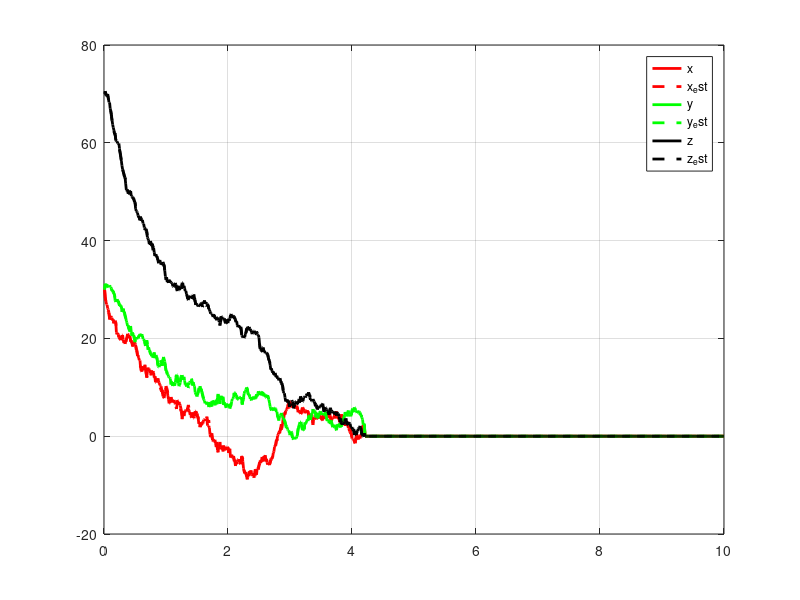
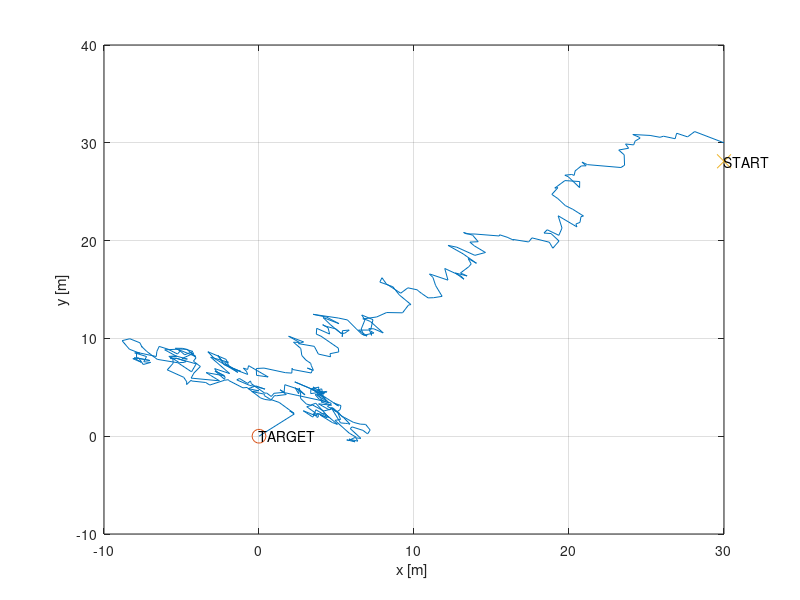
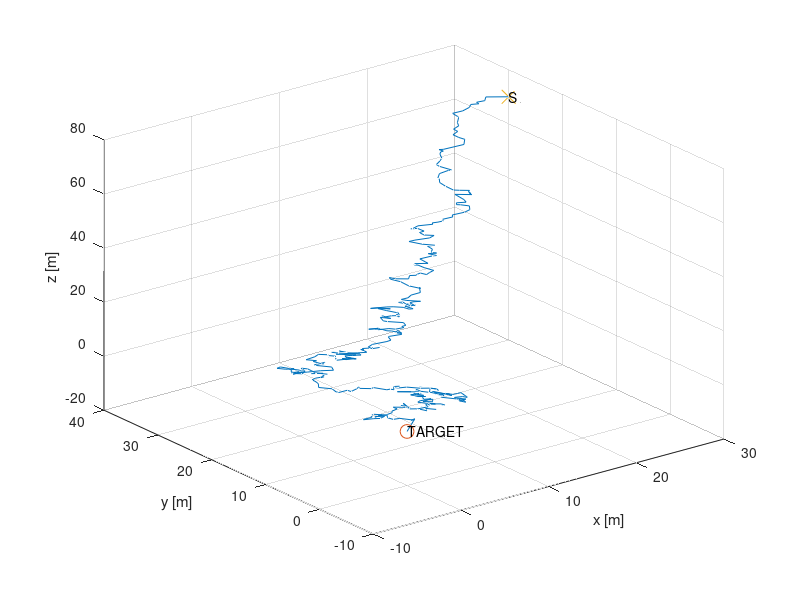
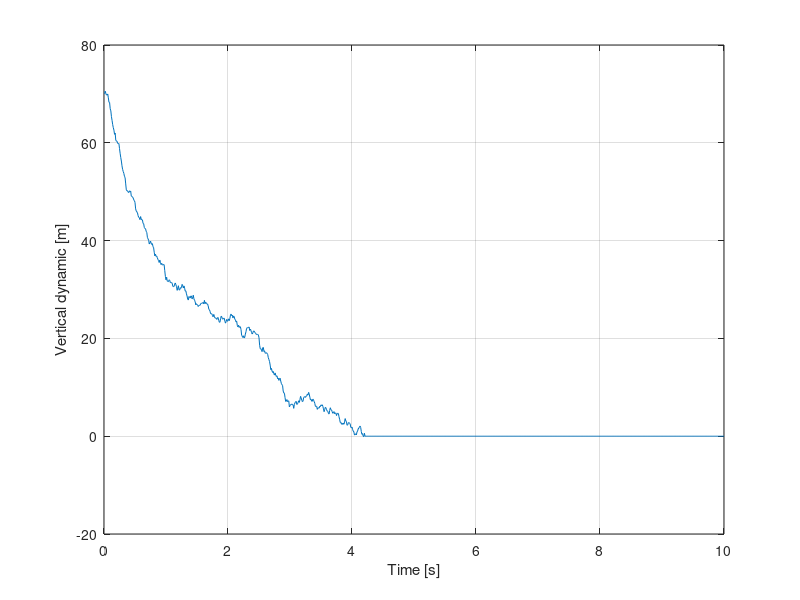

MATLAB code for these plots, in order:
clear all;
close all;
clc;

%% Initialization
set(0,'DefaultFigureWindowStyle','docked');
rng(3)

linewidth = 2;
marker_size = 10;

dt = 0.01; % [s]
sim_t = 10; % [s]
T = sim_t/dt; % number of iterations
t_vect = dt:dt:sim_t;

x = zeros(3,T); % chute position
u = zeros(3,T); % input matrix
x(:, 1) = [30 30 70]; % initial state
x_est = zeros(3,T);
x_est(:,1) = x(:,1);
P_est = zeros(3,3);
target = [0,0,0]';

% State covariance matrix
R_GPS = rand(3,3)-0.5;
R_GPS = R_GPS*R_GPS'; % bisogna cambiare l'incertezza di theta perche rad

% Input covariance matrix
Q = (rand(3,3)-0.5);
Q = Q*Q';
nu = zeros(3, 1);

A = eye(3,3);
B = dt*eye(3,3);
G = eye(3,3); % state 

%% LQR

S = [1 0 0;
      0 1 0;
      0 0 1];
R = 1.5*eye(3,3);
P = cell(1,T);
Sf = [1 0 0;
      0 1 0;
      0 0 1];
P{T} = Sf;

% LQR algorithm
for i=T:-1:2
    P{i-1} = S+A'*P{i}*A-A'*P{i}*B*inv(R+B'*P{i}*B)*B'*P{i}*A;
end

%% Kalman Filter

for t=1:T-1
    nu(:) = mvnrnd([0; 0; 0], Q)';  % noise on the input and on the model 
    
    % Optimal input
    K = inv(R+B'*P{t+1}*B)*B'*P{t+1}*A; 
    u(:,t) = -K*(x(:,t)-target);

    % State Update
    x(:, t+1) = A*x(:,t)+B*u(:,t)+nu;
    
    % Predictions
    x_est(:, t+1) = A*x_est(:,t)+B*u(:,t);
    P_est = A*P_est*A' + G*Q*G';
    % Measurements update
    z_GPS = x(:,t+1) + mvnrnd([0;0;0], R_GPS)';
    Innovation = z_GPS - x_est(:,t+1);
    H_GPS = eye(3,3);
    % Updated Kalman estimates
    S_Inno = H_GPS*P_est*H_GPS' + R_GPS; % covariance of inno
    W = P_est*H_GPS'*inv(S_Inno); % kalman filter gain
    x_est(:,t+1) = x_est(:,t+1) + W*Innovation; % updated state estimate
    P_est = (eye(3) - W*H_GPS)*P_est; % updated cov matrix
    
    if x(3,t) < 0
        break
    end
end

%% Plot

figure(1)
plot(t_vect, x(1,:), 'r', 'LineWidth', linewidth)
hold on
plot(t_vect, x_est(1,:), 'r--', 'LineWidth', linewidth)
plot(t_vect, x(2,:), 'g', 'LineWidth', linewidth)
plot(t_vect, x_est(2,:), 'g--', 'LineWidth', linewidth)
plot(t_vect, x(3,:), 'k', 'LineWidth', linewidth)
plot(t_vect, x_est(3,:), 'k--', 'LineWidth', linewidth)
grid on
legend('x', 'x_est', 'y', 'y_est', 'z', 'z_est', 'Location','best')

figure(2) 
plot(x(1,:), x(2, :)) 
hold on 
plot(target(1), target(2), 'o', 'MarkerSize', marker_size); 
text(target(1), target(2), 'TARGET') 
plot(x(1, 1), x(1,2), 'x', 'MarkerSize', marker_size); 
text(x(1, 1), x(1,2), 'START') 
xlabel('x [m] ') 
ylabel('y [m]') 
grid on 
 
figure(3) 
plot3(x(1,:), x(2, :), x(3, :)) 
hold on 
plot3(target(1), target(2), target(3), 'o', 'MarkerSize', marker_size); 
text(target(1), target(2), target(3), 'TARGET') 
plot3(x(1, 1), x(2,1), x(3, 1), 'x', 'MarkerSize', marker_size); 
text(x(1, 1), x(2,1), x(3, 1), 'START') 
xlabel('x [m] ') 
ylabel('y [m]') 
zlabel('z [m]') 
grid on 
 
figure(4) 
plot(t_vect, x(3, :)) 
xlabel('Time [s]') 
ylabel('Vertical dynamic [m]') 
grid on

figure(5)
plot(t_vect, u(1,:), 'r', 'LineWidth', linewidth)
hold on
plot(t_vect, u(2,:), 'g', 'LineWidth', linewidth)
plot(t_vect, u(3,:), 'k', 'LineWidth', linewidth)
grid on
legend('V_{x}', 'V_{y}', 'V_{z}', 'Location','best')